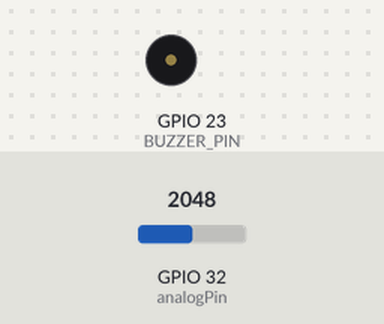
Recording of a sketch running on a simulated ESP32. On the bench: buzzer (waves = sounding, pin HIGH). The test bench sets the inputs (shaded band); at power-on: GPIO 32 (analogPin) = 2048 (analog values on the 0–4095 scale). WiFi joins after 1.5 s; servers stay silent unless stated; the local clock reads 2024-03-15 10:24:30 at power-on unless the sketch sets it; what the sketch prints to the serial monitor is not drawn.

Above: at 0.1 s.
At 2.6 s:
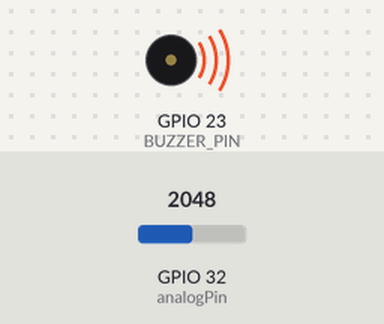
Timing chart, 0 to 4.1 s (numbered marks = the images above):
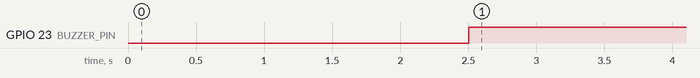

The sketch:

lab2_filter_sketch.ino
```cpp
// A digital frequency selective filter
// A. Kruger, 2019
// revised R. Mudumbai, 2020 & 2024
// revised N. Najeeb, 2025

#include <WiFi.h>
#include "time.h"
#include <ctime>

#define WIFI_SSID "UI-DeviceNet"
#define WIFI_PASSWORD "UI-DeviceNet"

#define SMTP_HOST "ns-mx.uiowa.edu"
#define SMTP_PORT 25

#define AUTHOR_EMAIL "seniordesignteam3@uiowa.edu"
#define RECIPIENT_EMAIL "sage-marks@uiowa.edu"

const char* ntpServer = "pool.ntp.org";
const long  gmtOffset_sec = -18000;
const int   daylightOffset_sec = 0;

WiFiClient client;

int analogPin = 32;     // Specify analog input pin.
const int BUZZER_PIN = 23; // Corresponds to GPIO23

// num and den are the numerator and denominator coeffs of a digital frequency-selective filter
// designed for a sample rate Fs=2000 HZ

const int n = 11;   // number of past input and output samples to buffer; change this to match order of your filter
int m = 10; // number of past outputs to average for hysteresis

float den[] = {1, -2.10007517706225, 6.45525419156908, -8.65572833763769, 14.0428045937685, -12.7032216008626, 13.4011439722928, -7.88138375259155, 5.60915797650072, -1.74034180145190, 0.790812825614102}; //Denominator Coefficients
float num[] = {0.000184579082014068, -0.000270420331775373, 0.000481723705391312, -0.000411438996736231, 0.000325864338053812, 0, -0.000325864338053812, 0.000411438996736231, -0.000481723705391312, 0.000270420331775373, -0.000184579082014068}; //Numerator Coefficients


float x[n],y[n],y_n, s[11];     // Space to hold previous samples and outputs; n'th order filter will require upto n samples buffered

float threshold_val = 0.2; // Threshold value

// time between samples Ts = 1/Fs. If Fs = 2000 Hz, Ts=500 us
int Ts = 500;

bool is_alarm_active = false;
bool email_sent_flag = false;

void setup()
{
   Serial.begin(115200);
   int i;

   pinMode(BUZZER_PIN, OUTPUT);

   for (int i = 0; i < n; i++) {
    x[i] = y[i] = 0;
   }
   for (int i = 0; i < m; i++) {
    s[i] = 0;
   }
   y_n = 0;

   analogReadResolution(12);      // 12-bit (0-4095)
   analogSetAttenuation(ADC_11db); // scale ~0-3.6V

   WiFi.begin(WIFI_SSID, WIFI_PASSWORD);
   Serial.print("Connecting to Wi-Fi");
   while (WiFi.status() != WL_CONNECTED)
         {
           Serial.print(".");
           delay(300);
         }
   Serial.println();
   Serial.print("Connected with IP: ");
   Serial.println(WiFi.localIP());

   // Init and get the time
   configTime(gmtOffset_sec, daylightOffset_sec, ntpServer);
}

void loop()
{
    unsigned long t1;
    int i,count,val;
    int k=0;
    float changet = micros();

    count = 0;

    while (1) {
    t1 = micros();

    // Shift samples
    for(i=n-1; i>0; i--){
        x[i] = x[i-1];
        y[i] = y[i-1];
    }

    // Shift absolute output for hysteresis
    for(i=m-1; i>0; i--){
        s[i] = s[i-1];
    }

    val = analogRead(analogPin);  // New input

    // Scale to match ADC resolution and range: (0-4095) * (3.3/4095) - 1.65 (Center-shifted)
    x[0] = val * (3.3 / 4095.0) - 1.65;

    // Calculate the next output y[0] using the difference equation
    y_n = num[0] * x[0];

    for(i=1; i<n; i++) {
        y_n = y_n - den[i]* y[i] + num[i] * x[i];
    }

    y[0] = y_n; // Store the new output

    s[0] = abs(2*y_n); // Absolute value of the filter output.

    // Hysteresis: Take the max of the past 'm' samples
    float maxs = 0;
    for(int i = 0; i < m; i++)
    {
        if (s[i] > maxs)
            maxs = s[i];
    }

    if ((micros() - changet) > 1000000)
    {
        Serial.print("Max Filter Output: ");
        Serial.println(maxs);

        changet = micros();

        // Alarm should go off when this is triggered
        if (maxs < threshold_val)
        {
            is_alarm_active = true;
        }
        else
        {
            is_alarm_active = false;
            // Reset the email sent flag
            email_sent_flag = false;
        }

        if (is_alarm_active)
        {
            digitalWrite(BUZZER_PIN, HIGH);
        }
        else
        {
            digitalWrite(BUZZER_PIN, LOW);
        }

        // Only proceed if alarm is active and email has not been sent
        if (is_alarm_active && !email_sent_flag)
        {
            if (WiFi.status() != WL_CONNECTED) {
                Serial.println("Warning: Wi-Fi lost, cannot send email.");
            }
            else if (!client.connect(SMTP_HOST, SMTP_PORT))
            {
                Serial.println("Connection to SMTP server failed");
            }
            else
            {
                try {
                    // Get the current time
                    struct tm timeinfo;
                    getLocalTime(&timeinfo);

                    char buffer[64];
                    std::string amPm = "AM";

                    if (timeinfo.tm_hour > 12) {
                        timeinfo.tm_hour = timeinfo.tm_hour - 12;
                        amPm = "PM";
                    } else if (timeinfo.tm_hour == 0) {
                        timeinfo.tm_hour = 12;
                        amPm = "PM";
                    }

                    const char* format = (amPm == "PM") ? "%I:%M PM on %B/%d/%Y" : "%I:%M AM on %B/%d/%Y";

                    strftime(buffer, sizeof(buffer), format, &timeinfo);

                    std::string dayAndTime = buffer;

                    // Basic SMTP conversation
                    client.println("HELO esp32");
                    client.println("MAIL FROM:<" AUTHOR_EMAIL ">");
                    client.println("RCPT TO:<" RECIPIENT_EMAIL ">");
                    client.println("DATA");
                    client.println("Subject: Critical Safety Alert");
                    client.print("Critical Safety Event at ");
                    client.println(dayAndTime.c_str());
                    client.println(".");
                    client.println("QUIT");
                    client.stop(); // Close connection

                    Serial.println("Email alert sent successfully!");
                    email_sent_flag = true; // Only send the email once
                }
                catch (const std::exception& e) {
                    Serial.println(e.what());
                }
            }
        }
    }

    if((micros()-t1) > Ts)
    {
        Serial.println("MISSED A SAMPLE");
    }

    while((micros()-t1) < Ts);
    }
}
```

Measured:
- by itself, GPIO 23 (BUZZER_PIN): LOW → HIGH at 2.5 s
